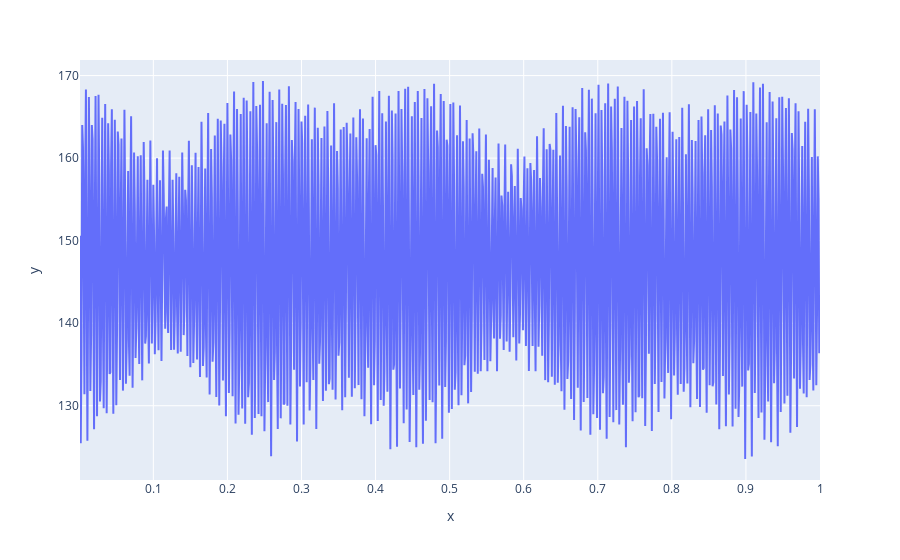

The cell this chart's notebook holds for it:
### Code cell
px.line(x=df.iloc[:,0], y=df.iloc[:,3])

### Figure 1 — Plotly figure (JSON) as saved in the notebook; plotly's stock layout.template omitted (floating-point values rounded to 4 significant figures; data arrays with more than 128 entries replaced by an {"elided": "..."} marker saying what was removed)
{"data": [{"hoverlabel": {"namelength": 0}, "hovertemplate": "x=%{x}<br>y=%{y}", "legendgroup": "", "line": {"color": "#636efa", "dash": "solid"}, "mode": "lines", "name": "", "showlegend": false, "type": "scatter", "x": {"elided": "1000 float values"}, "xaxis": "x", "y": {"elided": "1000 float values"}, "yaxis": "y"}], "layout": {"legend": {"tracegroupgap": 0}, "margin": {"t": 60}, "xaxis": {"anchor": "y", "domain": [0, 1], "title": {"text": "x"}}, "yaxis": {"anchor": "x", "domain": [0, 1], "title": {"text": "y"}}}}
